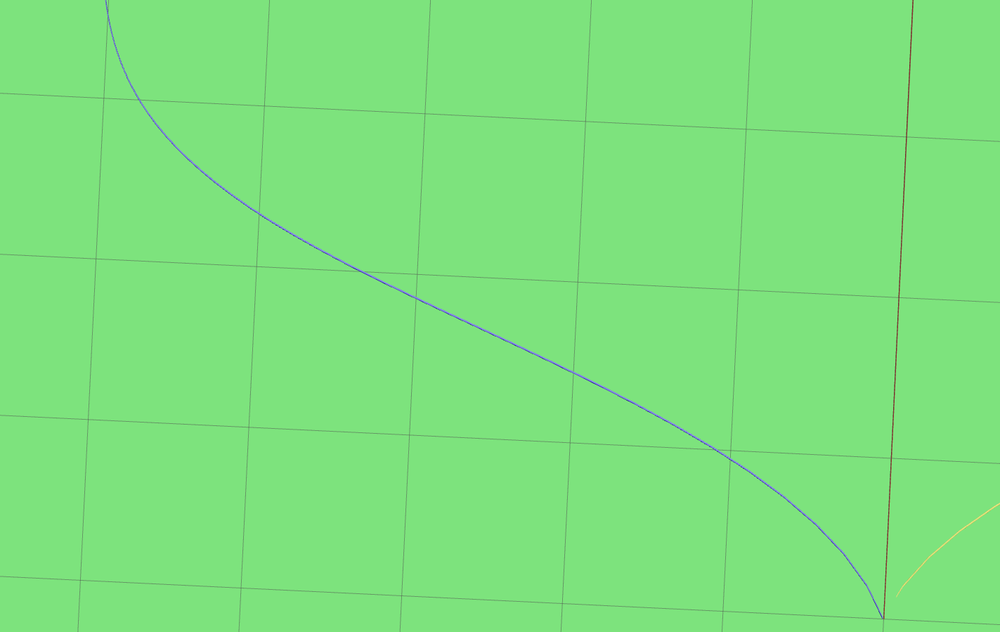
#> input picture src/lane_tracking/img/test.png, 1000 x 632 px, shrunk from 1423 x 899 before the run
$ python test.py
#> lines starting #> are read from the running program, lines starting #| are printed output that depends on the picture; after the words box and inside, x2 and y2 are one past the last pixel; in counts of white or black regions, pixels touching at a corner belong together
import cv2
import numpy as np

import time

import pathlib

path = str(pathlib.Path(__file__).parent.parent.resolve()) + '/img/test.png'

img = cv2.imread(path)
#> img is the input picture: shape (632, 1000, 3); mean B, G, R 125, 225.9, 124.8

start = time.time()
w, h, _ = img.shape
#> w = 632; h = 1000
cam_center = h // 2, w // 2
#> cam_center = (500, 316)

# 240, 43, 91
blue = np.uint8([[[255, 0, 0]]]) #here insert the bgr values which you want to convert to hsv
hsvBlue = cv2.cvtColor(blue, cv2.COLOR_BGR2HSV)

lowerLimit = np.array((hsvBlue[0][0][0] - 10, 100, 100))
upperLimit = np.array((hsvBlue[0][0][0] + 10, 255, 255))

img_hsv = cv2.cvtColor(img, cv2.COLOR_BGR2HSV)
#> img_hsv: shape (632, 1000, 3); mean H, S, V 60.1, 114.8, 226.1

mask = cv2.inRange(img_hsv, lowerLimit, upperLimit)
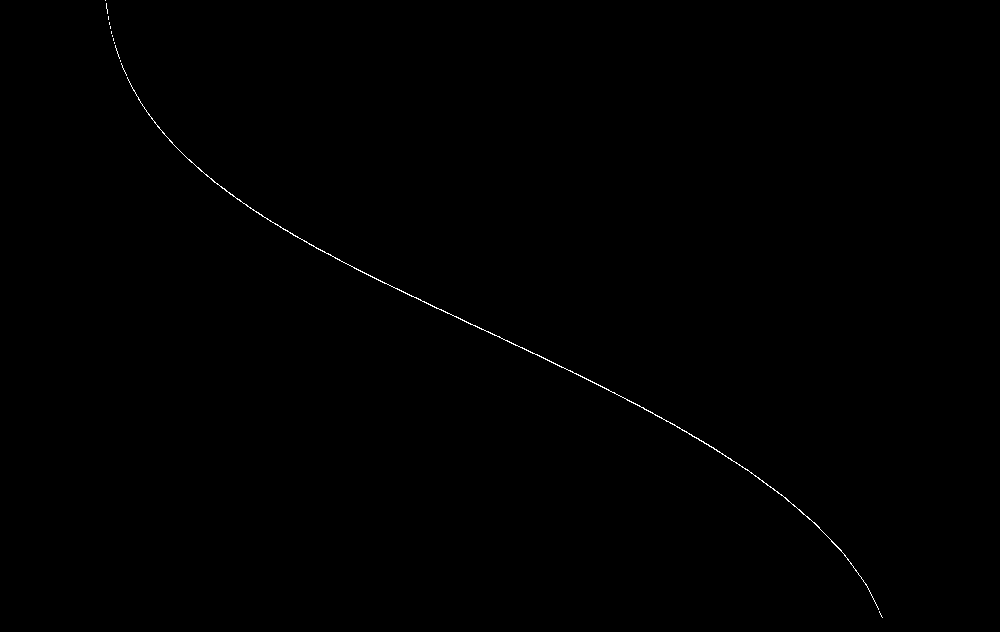
#> mask: shape (632, 1000); 0.18% white in thin lines or dots, all inside (x1, y1, x2, y2) = (105, 0, 883, 618)

step = 70
indices = np.argwhere(mask)
#> indices = 1141 pairs, first value 0 to 617, second value 105 to 882
indices = indices[::step, :]
#> indices = 17 rows, first 8: [0, 105], [86, 131], [144, 173], [190, 225], [224, 275], [252, 325], [279, 378], [304, 430]

distances = np.apply_along_axis(lambda x: np.square(x[0] - cam_center[1]) + np.square(x[1] - cam_center[0]), 1, indices)
#> distances = 17 values, max 255881 at index 0, min 505 at index 8, mean 84628.6
closest_ind = np.argmin(distances, axis=0)
#> closest_ind = 8

delta = 70 // step
forward, backward = max(0, closest_ind - delta), min(len(distances), closest_ind + delta)
#> forward = 7; backward = 9

end = time.time()

img = cv2.circle(img, center = cam_center, radius = 5, color = (200, 255, 50), thickness = -1, lineType = cv2.LINE_AA)
#> img: shape (632, 1000, 3); 0.02% of pixels changed, all inside (x1, y1, x2, y2) = (494, 310, 507, 323)
img = cv2.circle(img, center = indices[forward][::-1], radius = 5, color = (255, 200, 50), thickness = -1, lineType = cv2.LINE_AA)
#> img: shape (632, 1000, 3); mean B, G, R 125, 225.9, 124.8

filtered = cv2.bitwise_and(img_hsv, img_hsv, mask = mask)
#> filtered: shape (632, 1000, 3); mean H, S, V 0.2, 0.2, 0.4

filtered_img = cv2.cvtColor(filtered, cv2.COLOR_HSV2BGR)

print(f'Time taken for processing: {round((end - start) * 1000, 2)} ms')

## Just project the pixel space waypoint to 3D.
# Get the Projection Matrix of the Camera K
# alpha * [u v 1]' = K(3, 4) [x y z 1]'
# z = height from IMU(known)
# K_new(3, 3) = K[:, :3]
# K_new[:, 2] = K[:, 2] * z + K[:, 3]
# alpha * [u v 1] = K_new(3, 3) [x y 1] (Solve for alpha x y from the 3 equations)
# Send [x y z] as the next waypoint

cv2.imshow('Final', img)
cv2.waitKey(0)
